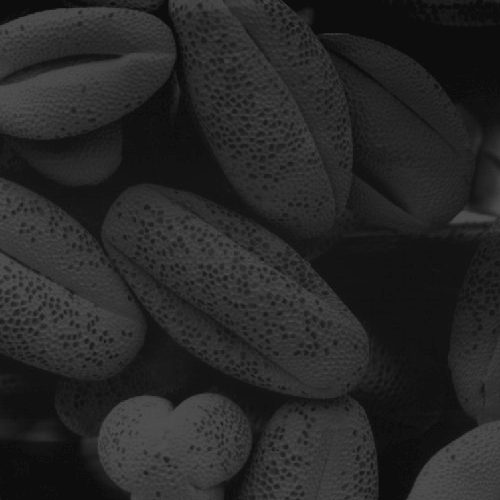
#> input picture Class1/imagens/polen.tif, 500 x 500 px
$ jupyter execute --allow-errors Exercise5.ipynb
#> lines starting #> are read from the running program, lines starting #| are printed output that depends on the picture
[cell 1]
import matplotlib.pyplot as plt
import cv2
import numpy as np

[cell 2]
#Ex1
path = "imagens/polen.tif"

img = cv2.imread(path, cv2.COLOR_BGR2RGB)
#> img is the input picture: shape (500, 500); min 13, max 83, mean 38.7
equa_img = cv2.equalizeHist(img)
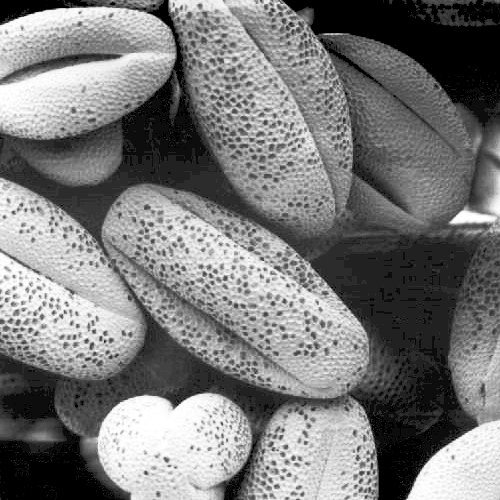
#> equa_img: shape (500, 500); min 0, max 255, mean 121.5

cv2.imshow("img", img)
cv2.imshow("equa_img", equa_img)
cv2.waitKey(0)
cv2.destroyAllWindows()

hist = cv2.calcHist([img], [0], None, [256], [0, 256])
#> hist = 256 values, max 17718 at index 13, min 0 at index 0, mean 976.6
equa_hist = cv2.calcHist([equa_img], [0], None, [256], [0, 256])
#> equa_hist = 256 values, max 17814 at index 0, min 0 at index 2, mean 976.6

plt.subplot(2, 1, 1)
plt.plot(hist)
plt.title("histogram")

plt.subplot(2, 1, 2)
plt.plot(equa_hist)
plt.title("equa histogram")
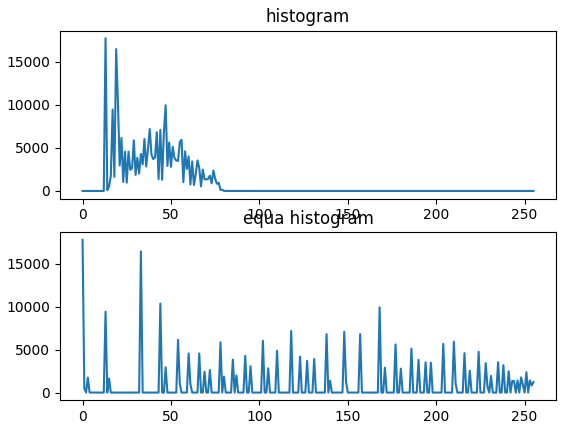
#> figure drawn by matplotlib, 2 panels; panel 1: curve peaks at x = 13, y = 17718; panel 2: curve peaks at x = 0, y = 17814

[cell 3]
#Ex2
path1 = "imagens/babesia_1.jpg"
path2 = "imagens/babesia_2.jpg"

img1 = cv2.imread(path1, cv2.COLOR_BGR2RGB)
img2 = cv2.imread(path2, cv2.COLOR_BGR2RGB)

cv2.imshow("img1", img1)
cv2.imshow("img2", img2)
cv2.waitKey(0)
cv2.destroyAllWindows()

hist1 = cv2.calcHist([img1], [0], None, [256], [0, 256])
#> hist1 = 256 values from 0 to 0
hist2 = cv2.calcHist([img2], [0], None, [256], [0, 256])
#> hist2 = 256 values from 0 to 0

plt.subplot(3, 1, 1)
plt.plot(hist1)
plt.title("histogram 1")

plt.subplot(3, 1, 2)
plt.plot(hist2)
plt.title("histogram 2")

#> (the rest of this cell did not finish here and is left out)

$ run again, with Class1/imagens/Img_spli_merge.tif copied over Class1/imagens/polen.tif
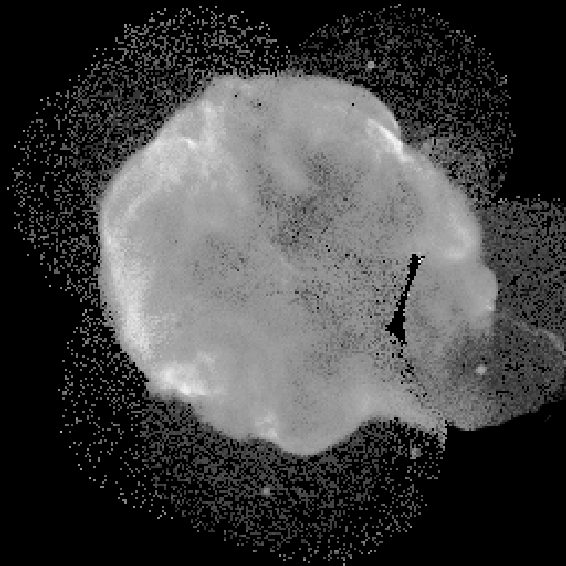
#> input picture Class1/imagens/Img_spli_merge.tif, 566 x 566 px
#> img is the input picture: shape (566, 566); min 0, max 253, mean 66.9
#> `equa_img = cv2.equalizeHist(img)`:
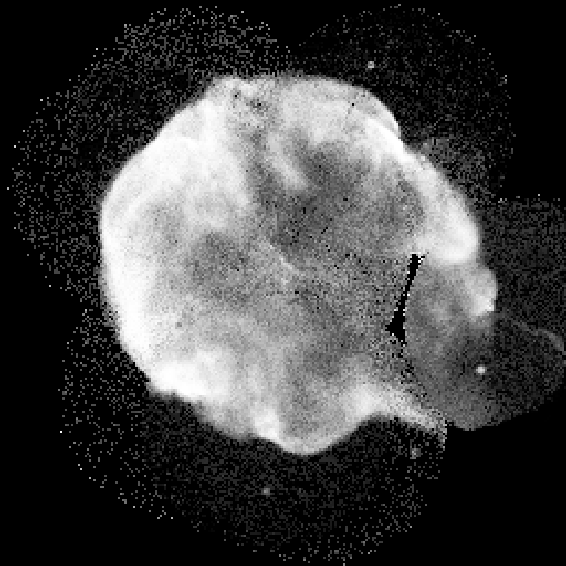
#> equa_img: shape (566, 566); min 0, max 255, mean 67.1
#> hist = 256 values, max 153364 at index 0, min 0 at index 8, mean 1251.4
#> equa_hist = 256 values, max 153566 at index 0, min 0 at index 5, mean 1251.4
#> `[cell 2] #Ex1 path = "imagens/polen.tif"  img = cv2.imread(path, cv2.C..`:
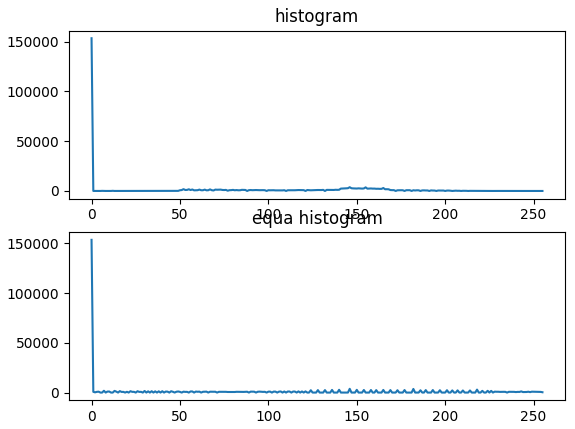
#> figure drawn by matplotlib, 2 panels; panel 1: curve peaks at x = 0, y = 153364; panel 2: curve peaks at x = 0, y = 153566
#> hist1 = 256 values from 0 to 0
